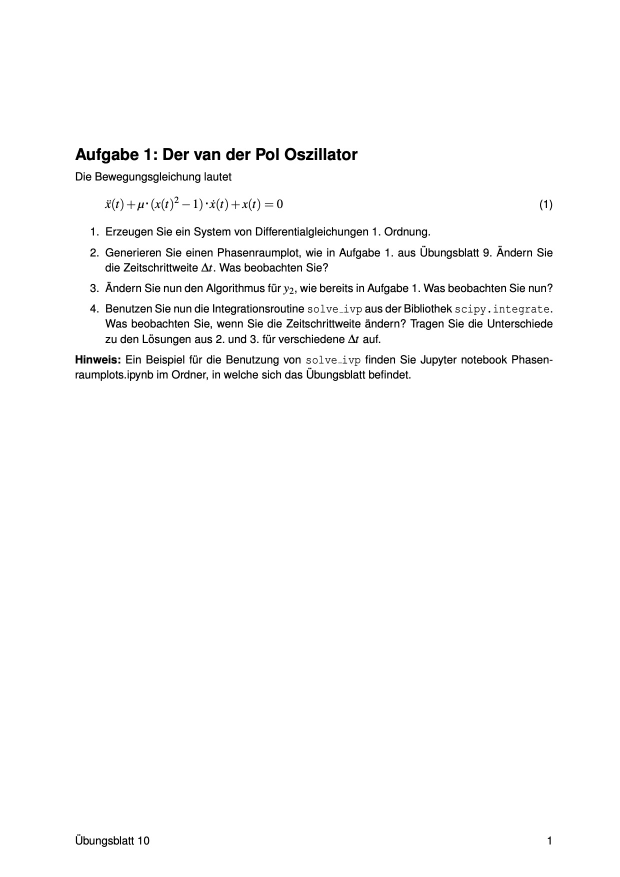
#> input picture Uebung10klein.jpg, 1240 x 1753 px, found by its file name (shown at 1/2 size)
$ jupyter execute --allow-errors Fourierzerlegung.ipynb   (shell and % lines are left out)
#> lines starting #> are read from the running program, lines starting #| are printed output that depends on the picture
# Die Fourierzerlegung

[cell 1]
import numpy as np
import matplotlib.pyplot as plt
import scipy.integrate as integr
from matplotlib import cm
from matplotlib.ticker import LinearLocator
import cv2   # Open computer vision library
import sys
import os

# Defintionen
Hier definieren wir uns Sinus- und Kosinusfunktionen, die in das Intervall $[-\frac{L}{2},\frac{L}{2}]$> reinpassen

[cell 2]
#Definition von Funktionen
def cos(x,n=1,L=1):
    return np.cos(n*2.*np.pi/L*x)
def sin(x,n=1,L=1):
    return np.sin(n*2*np.pi/L*x)

Dann stellen wir einige dieser Funktionen graphisch dar:

[cell 3]
fig = plt.figure()
ax1 = fig.add_subplot(1,2,1, adjustable='box', aspect=0.5)
ax2 = fig.add_subplot(1,2,2, adjustable='box', aspect=0.5)
#fig, (ax1,ax2) = plt.subplots(1,2)
x = np.linspace(-.5,.5,201)
#
ax1.set_title('Cosinus')
ax2.set_title('Sinus')
for n in np.arange(3):
    ax1.plot(x, cos(x,n,1))
    ax2.plot(x, sin(x,n,1))
#> figure, not shown here; panel 1: curve peaks at x = 0, y = 1; panel 1: curve peaks at x = -0.5, y = 1; panel 2: curve peaks at x = 0.25, y = 1; panel 2: curve peaks at x = -0.375, y = 1

# Testfunktionen
Wir definieren Testfunktionen, die wir in eine Fourierreihe zerlegen.

[cell 4]
# Mexican hat
def f(x):
    return -4.*x**2+16.*x**4
# Die Ableitung des Mexican hat
def fp(x):
    return 2.*x-4.*x**3
# Das Integral des Mexican hat
def F(x):
    return (x**3)/3. - (x**5)/5.

[cell 5]
x = np.linspace(-.5,.5,201)
fig, ax = plt.subplots() # let us plot the data
ax.set_xlim([-.51, .51])
ax.set_ylim([-.26, .01])
ax.plot(x,f(x))
#ax.plot(x,y)
#> figure, not shown here; curve peaks at x = -0.5, y = 0

[cell 6]
x = np.linspace(-1,1,201)

[cell 7]
fig, ax = plt.subplots(2,2)
ax[0,0].plot(x,x,label='y=x')
ax[0,0].set_ylabel('y')
ax[0,0].legend()
ax[0,0].grid()
ax[0,1].plot(x,x**2)
ax[1,0].plot(x,x**3)
ax[1,1].plot(x,x**4-x**2)
#> figure, not shown here; panel 1: curve peaks at x = 1, y = 1; panel 2: curve peaks at x = -1, y = 1; panel 3: curve peaks at x = 1, y = 1; panel 4: curve peaks at x = -1, y = 0

[cell 8]
fig, ax = plt.subplots()
ax.plot(x,x,label='y=x')
ax.set_ylabel('y')
ax.grid(ls='--')
ax.plot(x,x**2,label='y=x**2')
ax.plot(x,x**3,label='y=x**3')
ax.plot(x,x**4-x**2,label='y=x**4-x**2')
ax.legend()
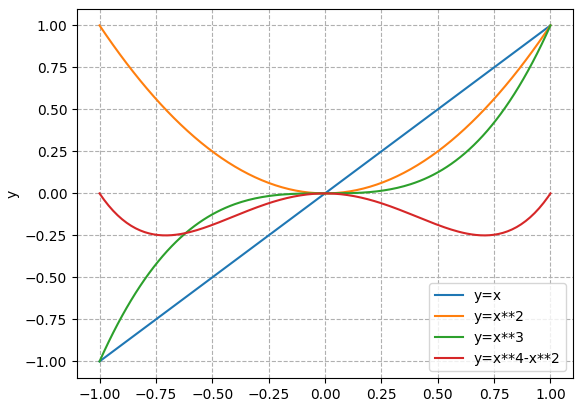
#> figure drawn by matplotlib, 1 panel; curve peaks at x = 1, y = 1; curve peaks at x = -1, y = 1; curve peaks at x = 1, y = 1

# Integration
Integration mit numpy.trapz

[cell 9]
L = 1.
n = 1
m = 1
x = np.linspace(-1.,1.,201)
#plt.plot(x,cos(x,n,L))
#plt.plot(x,cos(x,m,L))
plt.plot(x,cos(x,n,L)*cos(x,m,L))
#np.trapz(cos(x,n,L))
#> figure, not shown here; curve peaks at x = -1, y = 1

[cell 10]
L=1
c = [np.trapz(cos(x,i,L)*f(x),dx=0.01) for i in np.arange(101)]

[cell 11]
s = [np.trapz(sin(x,i,L)*f(x),dx=0.01) for i in np.arange(11)]
y_cos = np.array([c[i]*cos(x,i,L) for i in np.arange(101)])
y_cos[0] = y_cos[0]/2

[cell 12]
fig, (ax1,ax2,ax3) = plt.subplots(3,1)
#
#for i in np.arange(11):
#    ax.plot(y_cos[i])
ax1.plot(x,f(x))
ax2.plot(x,np.sum(y_cos,axis=0))
ax3.plot(c)
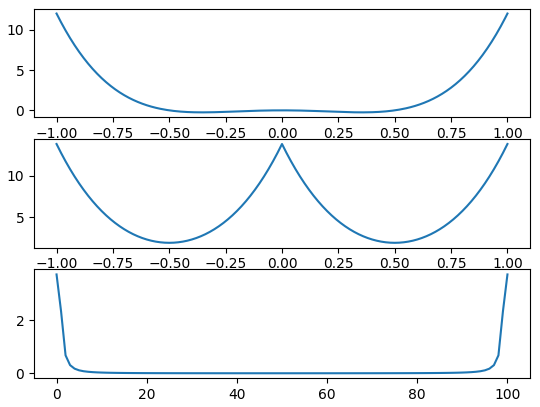
#> figure drawn by matplotlib, 3 panels; panel 1: curve peaks at x = -1, y = 12; panel 2: curve peaks at x = -1, y = 13.87; panel 3: curve peaks at x = 0, y = 3.73

# Fourierreihe in 2D

[cell 13]
x = np.linspace(-1.,1.,21)
y = np.linspace(-1.,1.,21)
X,Y = np.meshgrid(x,y)
#A = np.exp(-(X**2+Y**2))  # Gaussfunktion auf dem 2D Intervall

[cell 14]
def f1(x,y):
    return x*y
def f2(x,y):
    return x**2*y**2
def f3(x,y):
    return x**2*y+x*y**2
def f4(x,y):
    return np.exp(-(x**2+y**2))

[cell 15]
fig, ax = plt.subplots()
#
A = f1(X,Y)
ax.imshow(A)
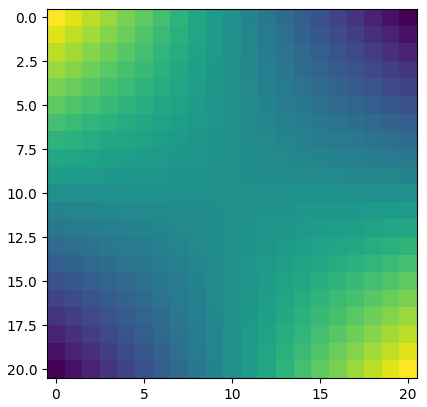
#> figure drawn by matplotlib, 1 panel

[cell 16]
fig, ax = plt.subplots(subplot_kw={"projection": "3d"})
A = f1(X,Y)
ax.plot_surface(X, Y, A, cmap=cm.coolwarm,
                       linewidth=0, antialiased=False)
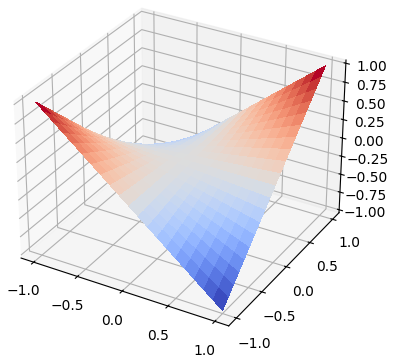
#> figure drawn by matplotlib, 1 panel

[cell 17]
fig, (ax1,ax2,ax3,ax4,ax5) = plt.subplots(1,5)
#
A = f1(X,Y)
FTA = np.fft.fft2(A)
ax1.imshow(A.real)
ax2.imshow(FTA.real)
FTAshift = np.fft.fftshift(FTA)
ax3.imshow(FTAshift.real)
FTAshift[7:14,7:14] = 0
FTA = np.fft.fftshift(FTAshift)
ax4.imshow(FTAshift.real)
FTAinv = np.fft.ifft2(FTA)
ax5.imshow(FTAinv.real)
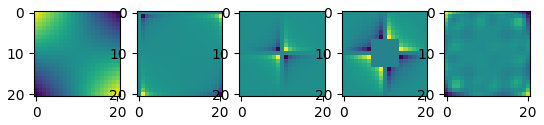
#> figure drawn by matplotlib, 5 panels

[cell 18]
fig, ax = plt.subplots(subplot_kw={"projection": "3d"})
#A = f1(X,Y)
ax.plot_surface(X, Y, FTAinv.real, cmap=cm.coolwarm,
                       linewidth=0, antialiased=False)
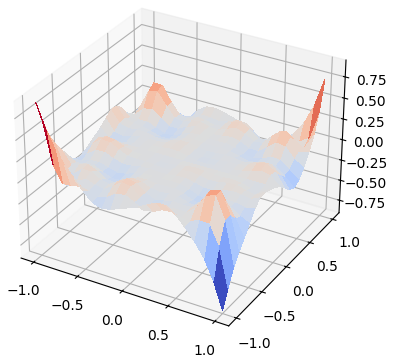
#> figure drawn by matplotlib, 1 panel

[cell 19]
img = cv2.imread('Picture.jpg',0) #Lade das Bild
#> (the rest of this cell did not finish here and is left out)

[cell 20]
fig, ax = plt.subplots()
#> (the rest of this cell did not finish here and is left out)

# Textfiles

[cell 21]
textimg = cv2.imread('/Users/greiner/ownCloud/Programming/Python/FreiburgSeminar22/Uebung10klein.jpg')#,0) #Lade das Bild
#> textimg is the input picture: shape (1753, 1240, 3); min 0, max 255, mean 249.6

[cell 22]
textimg = cv2.imread('Uebung10klein.png')#,0) #Lade das Bild
img = textimg[250:800,100:1150,0]
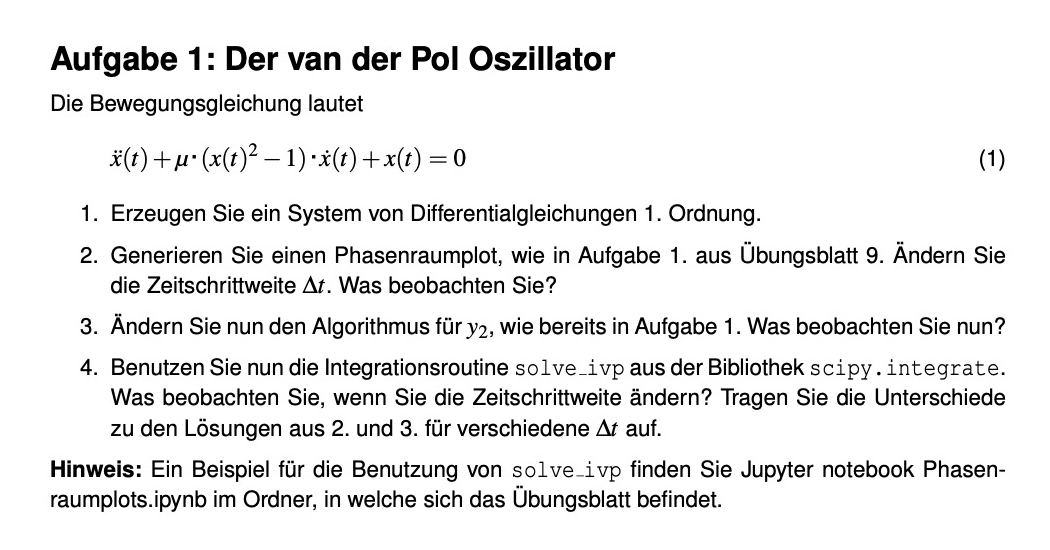
#> img: shape (550, 1050); min 0, max 255, mean 235.1
#

fig, ax = plt.subplots()
ax.imshow(img)

[cell 23]
FTtextimg = np.fft.fft2(img[:,:])

[cell 24]
fig, ax = plt.subplots()
#
FTtextimgshift = np.fft.fftshift(FTtextimg)
#FTtextimgshift = FTtextimgshift/FTimgmax
#
#FTtextimgshift[100:450,100:950] = 0+0j
ax.imshow(FTtextimgshift.real)
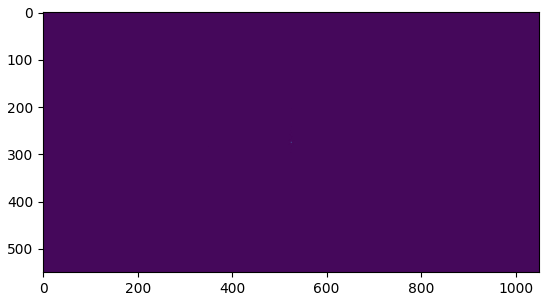
#> figure drawn by matplotlib, 1 panel

[cell 25]
#
FTtextimg = np.fft.fft2(img[:,:])
#FTtextimgshift = np.fft.fftshift(FTtextimg)
#FTtextimgshift[150:300,450:600] = 0+0j
#rueckimg = np.fft.ifft2(np.fft.fftshift(FTtextimgshift))
FTtextimg[50:500,50:1000] = 0+0j
rueckimg = np.fft.ifft2(FTtextimg)
#

fig, ax = plt.subplots()
ax.imshow(rueckimg.real)
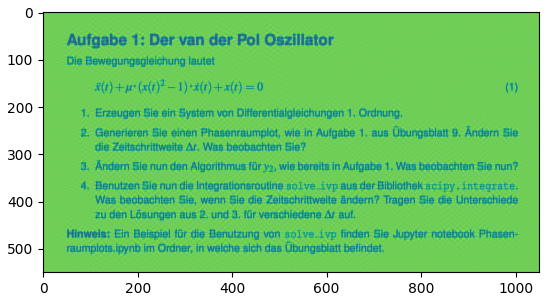
#> figure drawn by matplotlib, 1 panel

[cell 26]
np.fft.fftshift(FTtextimg).real

[cell 27]
fig, ax = plt.subplots()
#
ax.imshow(np.fft.ifft2(FTtextimg).real)

[cell 28]
fig, ax = plt.subplots()
#
tmp = np.fft.fftshift(FTtextimg)
tmp[200:350,400:650] = 0.
#
ax.imshow(tmp.real)
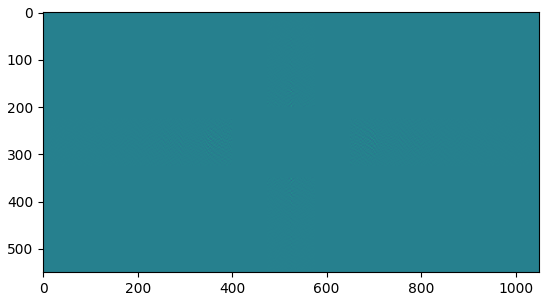
#> figure drawn by matplotlib, 1 panel

[cell 29]
import sys

[cell 30]
sys.path

[cell 31]
FTtextimg.shape
#> Out = (550, 1050)

[cell 32]
FTimgmax = np.max(np.abs(FTtextimgshift.real))
#> FTimgmax = 135745330
